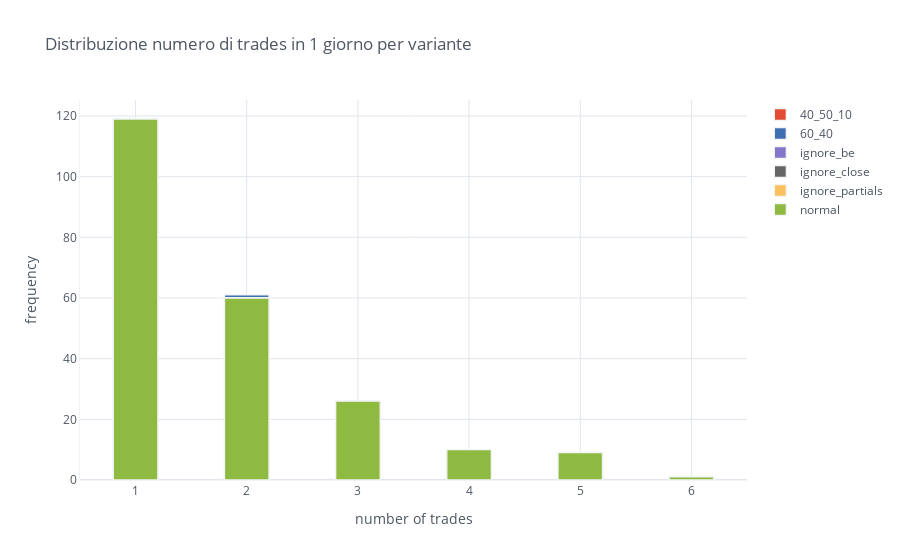

Notebook code cell kept with this figure:
### Code cell
df = get_attr_multi(multi, 'result').groupby(pd.Grouper(freq='D')).count()
df.loc[(df!=0).any(axis=1)].iplot(kind='hist', title='Distribuzione numero di trades in 1 giorno per variante', 
    xTitle='number of trades', yTitle='frequency', opacity=1, bargroupgap=0.6, linecolor='#F2F3F5')

### Figure 1 — Plotly figure (JSON) as saved in the notebook; plotly's stock layout.template omitted (floating-point values rounded to 4 significant figures; data arrays with more than 128 entries replaced by an {"elided": "..."} marker saying what was removed)
{"data": [{"histfunc": "count", "histnorm": "", "marker": {"color": "rgba(226, 74, 51, 1.0)", "line": {"color": "#F2F3F5", "width": 1.3}}, "name": "40_50_10", "opacity": 1, "orientation": "v", "type": "histogram", "x": {"elided": "225 int values"}}, {"histfunc": "count", "histnorm": "", "marker": {"color": "rgba(62, 111, 176, 1.0)", "line": {"color": "#F2F3F5", "width": 1.3}}, "name": "60_40", "opacity": 1, "orientation": "v", "type": "histogram", "x": {"elided": "225 int values"}}, {"histfunc": "count", "histnorm": "", "marker": {"color": "rgba(132, 118, 202, 1.0)", "line": {"color": "#F2F3F5", "width": 1.3}}, "name": "ignore_be", "opacity": 1, "orientation": "v", "type": "histogram", "x": {"elided": "225 int values"}}, {"histfunc": "count", "histnorm": "", "marker": {"color": "rgba(101, 101, 101, 1.0)", "line": {"color": "#F2F3F5", "width": 1.3}}, "name": "ignore_close", "opacity": 1, "orientation": "v", "type": "histogram", "x": {"elided": "225 int values"}}, {"histfunc": "count", "histnorm": "", "marker": {"color": "rgba(251, 193, 94, 1.0)", "line": {"color": "#F2F3F5", "width": 1.3}}, "name": "ignore_partials", "opacity": 1, "orientation": "v", "type": "histogram", "x": {"elided": "225 int values"}}, {"histfunc": "count", "histnorm": "", "marker": {"color": "rgba(142, 186, 66, 1.0)", "line": {"color": "#F2F3F5", "width": 1.3}}, "name": "normal", "opacity": 1, "orientation": "v", "type": "histogram", "x": {"elided": "225 int values"}}], "layout": {"bargroupgap": 0.6, "barmode": "overlay", "legend": {"bgcolor": "#FFFFFF", "font": {"color": "#4D5663"}}, "paper_bgcolor": "#FFFFFF", "plot_bgcolor": "#FFFFFF", "title": {"font": {"color": "#4D5663"}, "text": "Distribuzione numero di trades in 1 giorno per variante"}, "xaxis": {"gridcolor": "#E1E5ED", "linecolor": "#F2F3F5", "showgrid": true, "tickfont": {"color": "#4D5663"}, "title": {"font": {"color": "#4D5663"}, "text": "number of trades"}, "zerolinecolor": "#E1E5ED"}, "yaxis": {"gridcolor": "#E1E5ED", "linecolor": "#F2F3F5", "showgrid": true, "tickfont": {"color": "#4D5663"}, "title": {"font": {"color": "#4D5663"}, "text": "frequency"}, "zerolinecolor": "#E1E5ED"}}}
